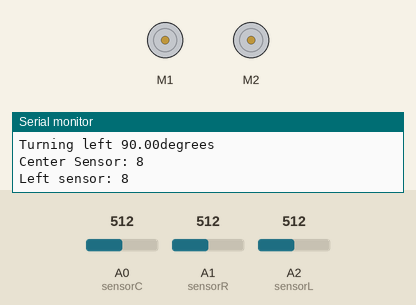
A sketch run on a simulated Arduino Uno, built with avr-gcc and run on an emulated ATmega328P. Shown: 2 × DC motor (green arrow = forward, orange = backward, longer = faster), the last lines printed to the serial monitor. The inputs (shaded band) are chosen by the test bench; at power-on: A0 (sensorC) = 512, A1 (sensorR) = 512, A2 (sensorL) = 512.

Above: at 3.0 s.
3.1 s: A0 (sensorC) set to 306
At 4.2 s:
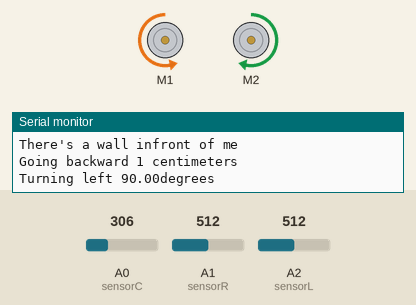
9.7 s: A0 (sensorC) set to 511
At 13.8 s:
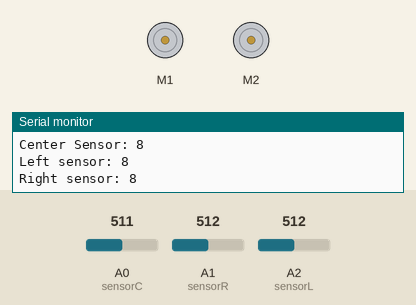
15.7 s: A0 (sensorC) set to 122
At 22.0 s:
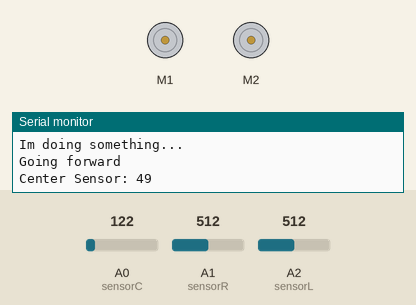
Timing chart, 0 to 23.5 s (numbered marks = the images above; inputs shaded):
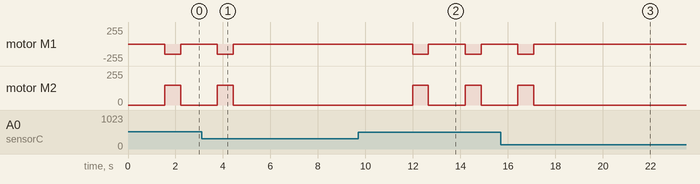

Measured:
- after the input at 3.1 s, motor M1, motor M2: goes on until 4.4 s, then stays stopped
- after the input at 9.7 s, motor M1: alternates backward 150/255 for 0.67 s and stopped for 1.5 s, starting after 2.3 s; motor M2: alternates forward 150/255 for 0.67 s and stopped for 1.5 s, starting after 2.3 s
- after the input at 15.7 s, motor M1, motor M2: goes on until 17.1 s, then stays stopped

The sketch:

curious_agent.ino
```cpp
#include <AFMotor.h>
AF_DCMotor motor1(1, MOTOR12_64KHZ); // create motor #1, 64KHz pwm
AF_DCMotor motor2(2, MOTOR12_64KHZ); // create motor #2, 64KHz pwm
int sensorC = A0;
int cmSensorC;
int sensorR = A1;
int cmSensorR;
int sensorL = A2;
int cmSensorL;
bool bored = 0;
int minDistance = 20;
void setup() {
  Serial.begin(9600); // set up Serial library at 9600 bps
  Serial.println("Motor test!");
  motor1.setSpeed(150); // set the speed to 200/255
  motor2.setSpeed(150); // set the speed to 200/255
}
void loop() {
  readSensorC();
  readSensorL();
  readSensorR();
  if (isBored()) {
    Serial.println("Im bored...");
  } else {
    Serial.println("Im doing something...");
    if (hasWall()) {
      Serial.println("There's a wall infront of me");
      backward(1);
      turnLeft(90);
    }else{
    forward(1);
    }
  }
}
bool hasWall() {
  if ((cmSensorC < 15) && (cmSensorL < 20) && (cmSensorR < 20)) {
    return true;
  } else {
    return false;
  }
}
bool isBored() {
  if (cmSensorC > 50 && cmSensorL > 50 && cmSensorR > 50) {
    return true;
  } else {
    return false;
  }
}
bool centerTooClose() {
  if (cmSensorC < 30) {
    return true;
  } else {
    return false;
  }
}
bool leftIsCloser() {
  if (cmSensorL < cmSensorC && cmSensorL < cmSensorR && cmSensorL > minDistance && cmSensorL < 100) {
    return true;
  } else {
    return false;
  }
}

bool rightIsCloser() {
  if (cmSensorR < cmSensorC && cmSensorR < cmSensorL && cmSensorR > minDistance && cmSensorR < 100) {
    return true;
  } else {
    return false;
  }
}

bool centerIsCloser() {
  if (cmSensorC < cmSensorL && cmSensorC < cmSensorR && cmSensorC > minDistance && cmSensorC < 100) {
    return true;
  } else {
    return false;
  }
}
void forward(int distance) {
  int segundosFinal;
  Serial.println("Going forward ");
  //if (distance <= 0) {
    //Serial.print(distance);
    //Serial.print(" cms");
    //segundosFinal = 0;
  //} else {
   // Serial.print(distance);
    //Serial.print(" centimeters\n");
    //int segundos = (distance * 1000) / 60;
    //segundosFinal = segundos;
  //}
  motor1.run(BACKWARD); // turn it on going forward
  motor2.run(BACKWARD); // turn it on going forward
  delay(distance);
  stop();
}
void backward(int distance) {
  Serial.print("Going backward ");
  Serial.print(distance);
  Serial.print(" centimeters\n");
  int segundos = (distance * 1000) / 60;
  motor1.run(FORWARD); // the other way
  motor2.run(FORWARD); // the other way
  delay(distance);
  stop();
}
void stop() {
  motor1.run(RELEASE); // stopped
  motor2.run(RELEASE); // stopped
}
void turnRight(double grados) {
  Serial.print("Turning right ");
  Serial.print(grados);
  Serial.print(" degrees\n");
  double segundos = (grados * 2000) / 270;
  motor1.run(FORWARD); // turn it on going forward
  motor2.run(BACKWARD); // turn it on going forward
  delay(segundos);
  stop();
}
void turnLeft(double grados) {
  Serial.print("Turning left ");
  Serial.print(grados);
  Serial.print("degrees\n");
  double segundos = (grados * 2000) / 270;
  motor1.run(BACKWARD); // turn it on going forward
  motor2.run(FORWARD); // turn it on going forward
  delay(segundos);
  stop();
}
void readSensorC() {
  int lectura;
  lectura = analogRead(sensorC);
  cmSensorC = pow(3027.4 / lectura, 1.2134);
  Serial.print("Center Sensor: ");
  Serial.print(cmSensorC);
  Serial.print("\n");
  delay(500);
}
void readSensorL() {
  int lectura;
  lectura = analogRead(sensorL);
  cmSensorL = pow(3027.4 / lectura, 1.2134);
  Serial.print("Left sensor: ");
  Serial.print(cmSensorL);
  Serial.print("\n");
  delay(500);
}
void readSensorR() {
  int lectura;
  lectura = analogRead(sensorR);
  cmSensorR = pow(3027.4 / lectura, 1.2134);
  Serial.print("Right sensor: ");
  Serial.print(cmSensorR);
  Serial.print("\n");
  delay(500);
}
```
